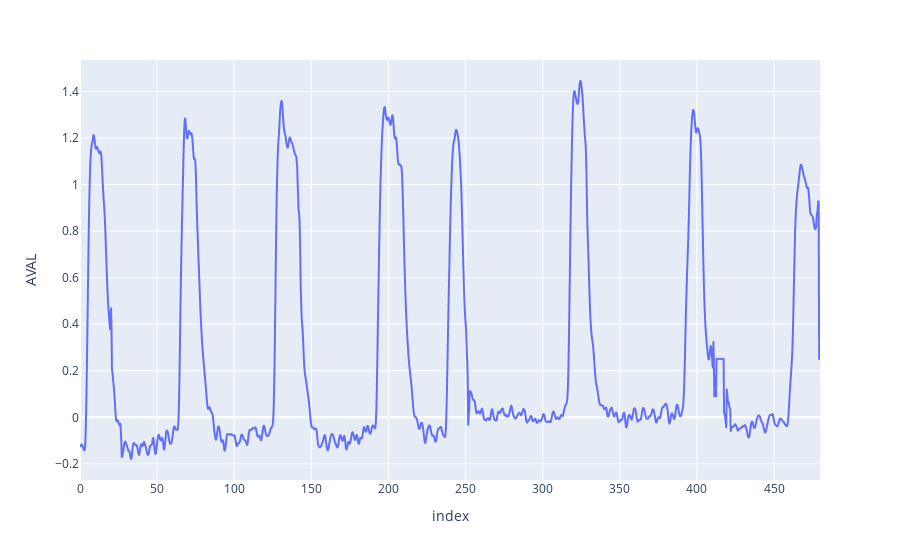

Notebook code cell kept with this figure:
### Markdown cell above
# Step 3: plot your favorite!

I like the plotly library, because it is interactive.

### Code cell
neuron_to_plot = 'AVAL'
fig = px.line(df_traces, y=neuron_to_plot)
fig.show()

### Figure 1 — Plotly figure (JSON) as saved in the notebook; plotly's stock layout.template omitted (floating-point values rounded to 4 significant figures; data arrays with more than 128 entries replaced by an {"elided": "..."} marker saying what was removed)
{"data": [{"hovertemplate": "index=%{x}<br>AVAL=%{y}<extra></extra>", "legendgroup": "", "line": {"color": "#636efa", "dash": "solid"}, "marker": {"symbol": "circle"}, "mode": "lines", "name": "", "showlegend": false, "type": "scattergl", "x": {"elided": "1667 float values"}, "xaxis": "x", "y": {"elided": "1667 float values"}, "yaxis": "y"}], "layout": {"autosize": true, "legend": {"tracegroupgap": 0}, "margin": {"t": 60}, "xaxis": {"anchor": "y", "autorange": true, "domain": [0, 1], "range": [0, 479.8], "title": {"text": "index"}, "type": "linear"}, "yaxis": {"anchor": "x", "autorange": true, "domain": [0, 1], "range": [-0.2694, 1.535], "title": {"text": "AVAL"}, "type": "linear"}}}
